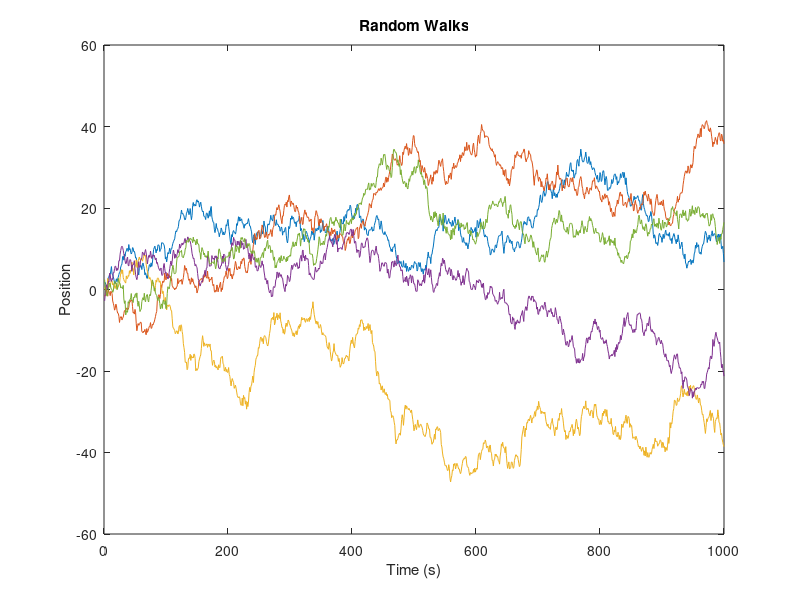

The MATLAB source for this figure:
%% Example MATLAB File for |enjaden|
% 
% This is an example of a MATLAB file which publishes nicely to Jade via
% the |enjaden| tool. It shows what types of paragraph styles and inline
% markup are possible, like *bold* and _italic_ markup.
%
% New paragraphs will each get their own &lt;p&gt; tag.
%
% It shows <https://github.com/tuckermcclure/m2jade links>. Links are only
% captured when they look like the above. Note that < this > will not show
% up as a link, and neither will <strong>this</strong>.
%
% There are numerous paragraph styles, such as code blocks:
%
%   code
%   line 2: code
%   line 3: code
%
% and preformatted text:
%
%  PRE
%     TEXT
%
% There are also the expected ordered and unordered lists. Note that these
% must be offset with a spacer line so that they can be differentiated from
% *bold* inline text that happens to start a new line.
%
% * This is the first part of the list.
% * This is the second part. It's longer than the first. In fact, it's so
%   long that it extends to a new line, without breaking the list.
% * This is the third and final thing.
%
% Numbered lists work the same way:
%
% # Thing 1
% # Thing 2
% # Thing 3
%
% Finally, we can ignore an entire section by using:
%
%   %% %#enjaden:hide
%   set(h_figure, 'Name', 'foobar');
%
% If the above section were in a file being evaluated, the figure name
% would be changed, but the figure wouldn't show up in the Jade file, and
% neither would the text itself (except as a comment).

%% Some Actual Code
% 
% Here in this section (marked with %%), we'll include some actual code.
% When |enjaden| comes across this, it will evaluate it and show the
% resulting command window output and figures, just below the code.

% Make a series of random walks.
t = 1:1000;
y = cumsum(randn(5, length(t)), 2);
y(:, end)

% Plot some things.
figure(1);
clf();
plot(t, y);
xlabel('Time');
ylabel('Position');
title('Random Walks');

%% Second Section
% In this section, we'll highlight that you don't *always* have to skip a
% line between the header and paragraph. But we might want to before
% inserting an image so that it will get its own line and not be part of
% the paragraph:
% 
% <<../ml2jade-logo.png>>

%%
% Note that the location of the image can be absolute or relative to the 
% file.

%% Section the Third
%
% Note that any time you change a figure, it gets included in the output.
% Let's add some units to the x axis.

xlabel('Time (s)');

%% %#enjaden:hide
% Unless you want to hide a whole section with '%#enjaden:hide'. The
% paragraph text will still show up, and the code will be evaluated, but
% the results won't be included in the output. This is useful, e.g., for
% doing something programmatically that is supposed to be done by hand.
disp('I''ll get evaluated, but I''ll merely be a comment in the Jade.');
set(1, 'Name', 'Glorious Figure');

%%
% By the way, we can keep adding paragraphs by making new %% sections and
% just not giving them headers.

%% A Demonstration of Equations
% 
% This part is pretty fun. _We're going to show how to use MathJax for 
% equations_! This looks way better than what |publish| does. (Also, note
% that the inline markup in this paragraph spans multiple lines; it's still
% detected correctly.)
%
% Inline equations use single dollar signs, like $x$. Let's discuss in more
% detail in a _display equation_:
%
% $$x = f(x)$$
%
% Looks nice, right? The only downside to using MathJax is that one must be
% connected to the internet. So if you're publishing a MATLAB file to Jade
% from a desert island (or, more likely, on some ancient plane that doesn't
% give you free wifi), you won't be able to see your equations.

%%
% This concludes the example. See |ml2jade_example.jade| for an example of
% a Jade file ready to have its MATLAB sections evaluated and inserted into
% a new Jade file.
